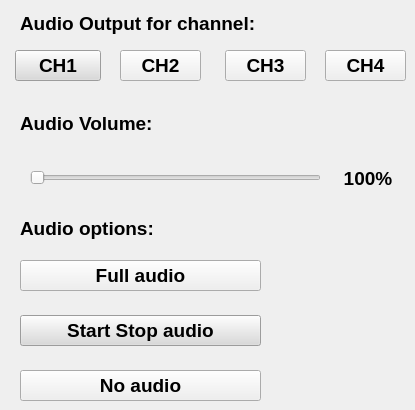
                    <widget class="QWidget" name="page_audio">
                     <widget class="QPushButton" name="ch1_posButton_2">
                      <property name="geometry">
                       <rect>
                        <x>15</x>
                        <y>50</y>
                        <width>86</width>
                        <height>31</height>
                       </rect>
                      </property>
                      <property name="font">
                       <font>
                        <family>Liberation Sans</family>
                        <pointsize>14</pointsize>
                        <weight>75</weight>
                        <bold>true</bold>
                       </font>
                      </property>
                      <property name="focusPolicy">
                       <enum>Qt::NoFocus</enum>
                      </property>
                      <property name="styleSheet">
                       <string notr="true">background-color: rgb(218, 218, 218);</string>
                      </property>
                      <property name="text">
                       <string>CH1</string>
                      </property>
                     </widget>
                     <widget class="QLabel" name="label">
                      <property name="geometry">
                       <rect>
                        <x>20</x>
                        <y>10</y>
                        <width>266</width>
                        <height>26</height>
                       </rect>
                      </property>
                      <property name="font">
                       <font>
                        <family>Liberation Sans</family>
                        <pointsize>14</pointsize>
                        <weight>75</weight>
                        <bold>true</bold>
                       </font>
                      </property>
                      <property name="text">
                       <string>Audio Output for channel:</string>
                      </property>
                     </widget>
                     <widget class="QPushButton" name="ch1_posButton_3">
                      <property name="geometry">
                       <rect>
                        <x>120</x>
                        <y>50</y>
                        <width>81</width>
                        <height>31</height>
                       </rect>
                      </property>
                      <property name="font">
                       <font>
                        <family>Liberation Sans</family>
                        <pointsize>14</pointsize>
                        <weight>75</weight>
                        <bold>true</bold>
                       </font>
                      </property>
                      <property name="focusPolicy">
                       <enum>Qt::NoFocus</enum>
                      </property>
                      <property name="styleSheet">
                       <string notr="true"/>
                      </property>
                      <property name="text">
                       <string>CH2</string>
                      </property>
                     </widget>
                     <widget class="QPushButton" name="ch1_posButton_4">
                      <property name="geometry">
                       <rect>
                        <x>225</x>
                        <y>50</y>
                        <width>81</width>
                        <height>31</height>
                       </rect>
                      </property>
                      <property name="font">
                       <font>
                        <family>Liberation Sans</family>
                        <pointsize>14</pointsize>
                        <weight>75</weight>
                        <bold>true</bold>
                       </font>
                      </property>
                      <property name="focusPolicy">
                       <enum>Qt::NoFocus</enum>
                      </property>
                      <property name="styleSheet">
                       <string notr="true"/>
                      </property>
                      <property name="text">
                       <string>CH3</string>
                      </property>
                     </widget>
                     <widget class="QPushButton" name="ch1_posButton_5">
                      <property name="geometry">
                       <rect>
                        <x>325</x>
                        <y>50</y>
                        <width>81</width>
                        <height>31</height>
                       </rect>
                      </property>
                      <property name="font">
                       <font>
                        <family>Liberation Sans</family>
                        <pointsize>14</pointsize>
                        <weight>75</weight>
                        <bold>true</bold>
                       </font>
                      </property>
                      <property name="focusPolicy">
                       <enum>Qt::NoFocus</enum>
                      </property>
                      <property name="styleSheet">
                       <string notr="true"/>
                      </property>
                      <property name="text">
                       <string>CH4</string>
                      </property>
                     </widget>
                     <widget class="QLabel" name="label_2">
                      <property name="geometry">
                       <rect>
                        <x>20</x>
                        <y>110</y>
                        <width>246</width>
                        <height>26</height>
                       </rect>
                      </property>
                      <property name="font">
                       <font>
                        <family>Liberation Sans</family>
                        <pointsize>14</pointsize>
                        <weight>75</weight>
                        <bold>true</bold>
                       </font>
                      </property>
                      <property name="text">
                       <string>Audio Volume:</string>
                      </property>
                     </widget>
                     <widget class="QSlider" name="horizontalSlider">
                      <property name="geometry">
                       <rect>
                        <x>30</x>
                        <y>160</y>
                        <width>291</width>
                        <height>36</height>
                       </rect>
                      </property>
                      <property name="orientation">
                       <enum>Qt::Horizontal</enum>
                      </property>
                     </widget>
                     <widget class="QLabel" name="label_5">
                      <property name="geometry">
                       <rect>
                        <x>340</x>
                        <y>165</y>
                        <width>56</width>
                        <height>26</height>
                       </rect>
                      </property>
                      <property name="font">
                       <font>
                        <family>Liberation Sans</family>
                        <pointsize>14</pointsize>
                        <weight>75</weight>
                        <bold>true</bold>
                       </font>
                      </property>
                      <property name="text">
                       <string>100%</string>
                      </property>
                      <property name="alignment">
                       <set>Qt::AlignCenter</set>
                      </property>
                     </widget>
                     <widget class="QLabel" name="label_6">
                      <property name="geometry">
                       <rect>
                        <x>20</x>
                        <y>215</y>
                        <width>266</width>
                        <height>26</height>
                       </rect>
                      </property>
                      <property name="font">
                       <font>
                        <family>Liberation Sans</family>
                        <pointsize>14</pointsize>
                        <weight>75</weight>
                        <bold>true</bold>
                       </font>
                      </property>
                      <property name="text">
                       <string>Audio options:</string>
                      </property>
                     </widget>
                     <widget class="QPushButton" name="ch1_posButton_6">
                      <property name="geometry">
                       <rect>
                        <x>20</x>
                        <y>260</y>
                        <width>241</width>
                        <height>31</height>
                       </rect>
                      </property>
                      <property name="font">
                       <font>
                        <family>Liberation Sans</family>
                        <pointsize>14</pointsize>
                        <weight>75</weight>
                        <bold>true</bold>
                       </font>
                      </property>
                      <property name="focusPolicy">
                       <enum>Qt::NoFocus</enum>
                      </property>
                      <property name="styleSheet">
                       <string notr="true"/>
                      </property>
                      <property name="text">
                       <string>Full audio</string>
                      </property>
                     </widget>
                     <widget class="QPushButton" name="ch1_posButton_7">
                      <property name="geometry">
                       <rect>
                        <x>20</x>
                        <y>315</y>
                        <width>241</width>
                        <height>31</height>
                       </rect>
                      </property>
                      <property name="font">
                       <font>
                        <family>Liberation Sans</family>
                        <pointsize>14</pointsize>
                        <weight>75</weight>
                        <bold>true</bold>
                       </font>
                      </property>
                      <property name="focusPolicy">
                       <enum>Qt::NoFocus</enum>
                      </property>
                      <property name="styleSheet">
                       <string notr="true">background-color: rgb(218, 218, 218);</string>
                      </property>
                      <property name="text">
                       <string>Start Stop audio</string>
                      </property>
                     </widget>
                     <widget class="QPushButton" name="ch1_posButton_8">
                      <property name="geometry">
                       <rect>
                        <x>20</x>
                        <y>370</y>
                        <width>241</width>
                        <height>31</height>
                       </rect>
                      </property>
                      <property name="font">
                       <font>
                        <family>Liberation Sans</family>
                        <pointsize>14</pointsize>
                        <weight>75</weight>
                        <bold>true</bold>
                       </font>
                      </property>
                      <property name="focusPolicy">
                       <enum>Qt::NoFocus</enum>
                      </property>
                      <property name="styleSheet">
                       <string notr="true"/>
                      </property>
                      <property name="text">
                       <string>No audio</string>
                      </property>
                     </widget>
                    </widget>
